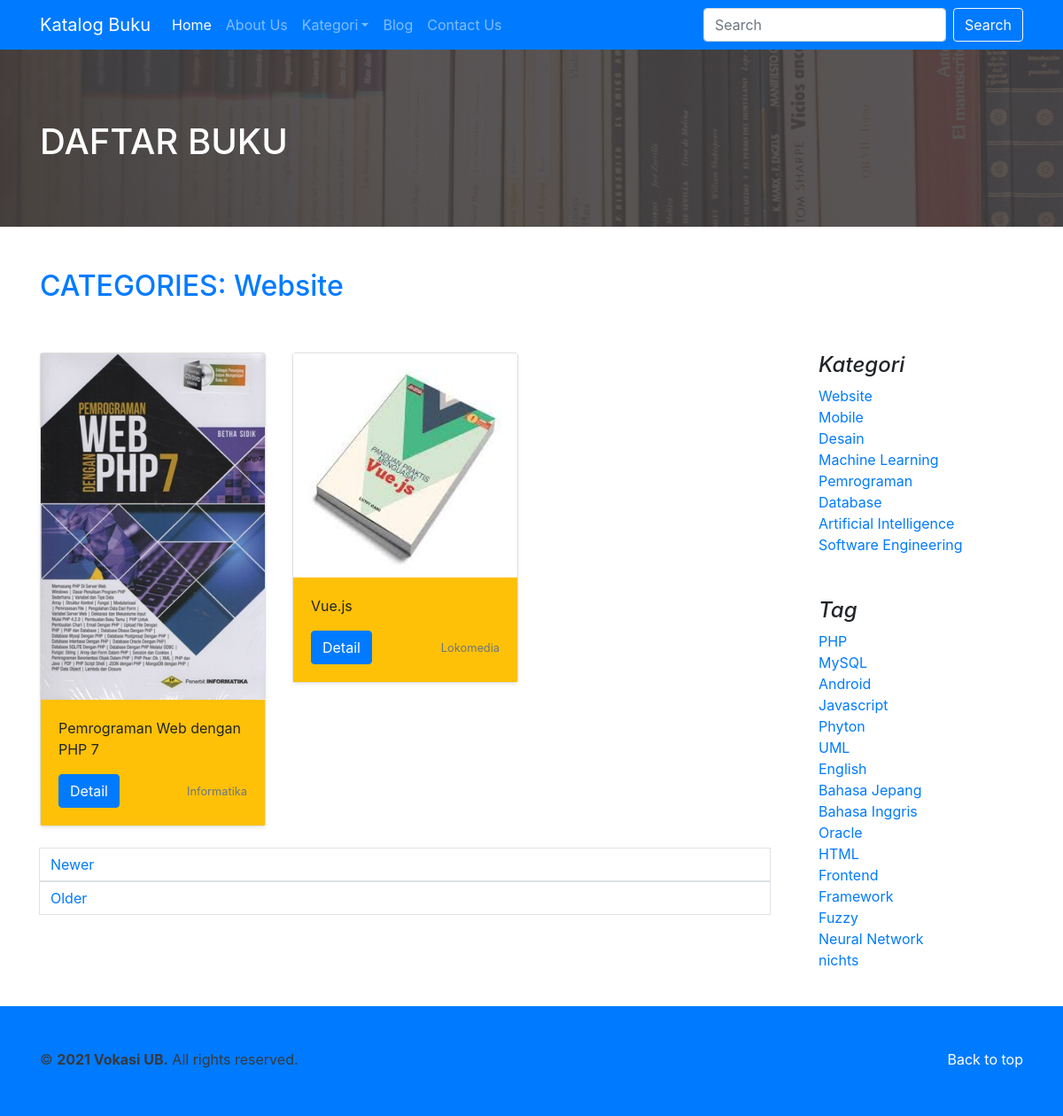
Page /index.php?include=daftar-buku-kategori&data=1 on the committed database.
### tables this page shows
CREATE TABLE `kategori_buku` (
  `id_kategori_buku` int(11) NOT NULL,
  `kategori_buku` varchar(50) DEFAULT NULL
);

CREATE TABLE `buku` (
  `id_buku` int(11) NOT NULL,
  `id_kategori_buku` int(11) DEFAULT NULL,
  `judul` varchar(255) DEFAULT NULL,
  `pengarang` varchar(255) DEFAULT NULL,
  `id_penerbit` int(11) DEFAULT NULL,
  `tahun_terbit` int(11) DEFAULT NULL,
  `sinopsis` text DEFAULT NULL,
  `cover` varchar(255) DEFAULT NULL
);

CREATE TABLE `penerbit` (
  `id_penerbit` int(11) NOT NULL,
  `penerbit` varchar(100) DEFAULT NULL,
  `alamat` text DEFAULT NULL
);

CREATE TABLE `tag` (
  `id_tag` int(11) NOT NULL,
  `tag` varchar(100) DEFAULT NULL
);

### include/daftarbuku.php (the view, shortened to what this page needs)
<section id="blog-header">
  <div class="container">
    <h1 class="text-white">DAFTAR BUKU</h1>
  </div>
</section><br><br>
<?php
if (isset($_GET['data'])) {
  $id_kategori_buku = $_GET['data'];
  $sql = "SELECT `kategori_buku` FROM `kategori_buku` WHERE `id_kategori_buku` = '$id_kategori_buku'";
  $query = mysqli_query($koneksi, $sql);
  while ($data_b = mysqli_fetch_row($query)) {
    $kategori_buku = $data_b[0];
  }
?>
  <section id="katalog-item">
    <main role="main" class="container">
      <h2 class="text-primary">CATEGORIES: <?php echo $kategori_buku ?> </h2><br><br>
      <div class="row">
        <div class="col-md-9 katalog-main">
          <div class="row">
            <?php
            $batas = 2;
            if (!isset($_GET['halaman'])) {
              $posisi = 0;
            } else {
              $halaman = $_GET['halaman'];
              $posisi = ($halaman - 1) * $batas;
            }
            $sql_b = "SELECT `b`.`id_buku`, `b`.`judul`, `k`.`kategori_buku`, `p`.`penerbit`, `b`.`cover` FROM `buku` `b`
              INNER JOIN `kategori_buku` `k` ON `b`.`id_kategori_buku` = `k`.`id_kategori_buku`
              INNER JOIN `penerbit` `p` ON `b`.`id_penerbit` = `p`.`id_penerbit`
              WHERE `b`.`id_kategori_buku` = '$id_kategori_buku'";
            $sql_b .= " ORDER BY `k`.`kategori_buku` limit $posisi, $batas ";
            $query_b = mysqli_query($koneksi, $sql_b);
            while ($data_b = mysqli_fetch_row($query_b)) {
              $id_buku = $data_b[0];
              $judul = $data_b[1];
              $penerbit = $data_b[3];
              $cover = $data_b[4];
            ?>
              <div class="col-md-4">
                <div class="card mb-4 shadow-sm">
                  <img src="admin/cover/<?php echo $cover; ?>" class="img-fluid" alt="<?php echo $judul; ?>" title="<?php echo $judul; ?>">
                  <div class="card-body bg-warning">
                    <p class="card-text"> <?php echo $judul ?> </p>
                    <div class="d-flex justify-content-between align-items-center">
                      <div class="btn-group">
                        <a href="index.php?include=detail-buku&data=<?php echo $id_buku ?>" class="btn btn-primary">Detail</a>
                      </div>
                      <small class="text-muted"> <?php echo $penerbit ?> </small>
                    </div>
                  </div>
                </div>
              </div>
            <?php }
          } else if (isset($_GET['data-tag'])) {
            $id_tag = $_GET['data-tag'];
            $sql = "SELECT `tag` FROM `tag` WHERE `id_tag` = '$id_tag'";
            $query = mysqli_query($koneksi, $sql);
            while ($data_b = mysqli_fetch_row($query)) {
              $tag = $data_b[0];
            }
            ?>
            <section id="katalog-item">
              <main role="main" class="container">
                <h2 class="text-primary">TAG: <?php echo $tag ?> </h2><br><br>
                <div class="row">
                  <div class="col-md-9 katalog-main">
                    <div class="row">
                      <?php
                      $sql_b = "SELECT `b`.`id_buku`, `b`.`judul`, `k`.`kategori_buku`, `p`.`penerbit`, `b`.`cover`, `t`.`tag` FROM `buku` `b`
                                INNER JOIN `kategori_buku` `k` ON `b`.`id_kategori_buku` = `k`.`id_kategori_buku`
                                INNER JOIN `penerbit` `p` ON `b`.`id_penerbit` = `p`.`id_penerbit`
                                INNER JOIN `tag_buku` `tb` ON `b`.`id_buku` = `tb`.`id_buku`
                                INNER JOIN `tag` `t` ON `tb`.`id_tag` = `t`.`id_tag`
                                WHERE `t`.`id_tag` = '$id_tag'";
                      $sql_b .= " ORDER BY `k`.`kategori_buku` limit $posisi, $batas ";
                      $query_b = mysqli_query($koneksi, $sql_b);
                      $posisi = 1;
                      while ($data_b = mysqli_fetch_row($query_b)) {
                        $id_buku = $data_b[0];
                        $judul = $data_b[1];
                        $kategori_buku = $data_b[2];
                        $penerbit = $data_b[3];
                        $cover = $data_b[4];
                        $tag = $data_b[5];
                      ?>
                        <div class="col-md-4">
                          <div class="card mb-4 shadow-sm">
                            <img src="admin/cover/<?php echo $cover; ?>" class="img-fluid" alt="<?php echo $judul; ?>" title="<?php echo $judul; ?>">
                            <div class="card-body bg-warning">
                              <p class="card-text"> <?php echo $judul ?> </p>
                              <div class="d-flex justify-content-between align-items-center">
                                <div class="btn-group">
                                  <a href="index.php?include=detail-buku&data=<?php echo $id_buku ?>" class="btn btn-primary">Detail</a>
                                </div>
                                <small class="text-muted"> <?php echo $penerbit ?> </small>
                              </div>
                            </div>
                          </div>
                        </div>
                    <?php }
                    } ?>
                    </div>
                    <nav class="blog-pagination">
                      <?php
                      $query_jum = mysqli_query($koneksi, $sql_b);
                      $jum_data = mysqli_num_rows($query_jum);
                      $jum_halaman = ceil($jum_data / $batas);
                      if ($jum_halaman == 0) {
                        echo 'tidak ada halaman';
                      } else if ($jum_halaman == 1) {
                        echo "<a class='page-link' href='index.php?include=buku&halaman=$sebelum'>Newer</a>";
                        echo "<a class='page-link' href='index.php?include=buku&halaman=$setelah'>Older</a>";
                      } ?>
                    </nav>
                  </div>
                  <aside class="col-md-3 katalog-sidebar">
                    <div class="pl-4 pb-4">
                      <h4 class="font-italic">Kategori</h4>
                      <ol class="list-unstyled mb-0">
                        <?php
                        $sql_kat = "SELECT `id_kategori_buku`, `kategori_buku` FROM `kategori_buku` ";
                        $query_kat = mysqli_query($koneksi, $sql_kat);
                        while ($data_kat = mysqli_fetch_row($query_kat)) {
                          $id_kategori_buku = $data_kat[0];
                          $kategori_buku = $data_kat[1];
                        ?>
                          <li><a href="index.php?include=daftar-buku-kategori&data=<?php echo $id_kategori_buku ?>"> <?php echo $kategori_buku ?> </a></li>
                        <?php } ?>
                    </div>
                    <div class="p-4">
                      <h4 class="font-italic">Tag</h4>
                      <ol class="list-unstyled">
                        <?php
                        $sql_tag = "SELECT `id_tag`, `tag` FROM `tag`";
                        $query_tag = mysqli_query($koneksi, $sql_tag);
                        while ($data_tag = mysqli_fetch_row($query_tag)) {
                          $id_tag = $data_tag[0];
                          $tag = $data_tag[1];
                        ?>
                          <li><a href="index.php?include=daftar-buku-tag&data-tag=<?php echo $id_tag ?>"> <?php echo $tag ?> </a></li>
                        <?php } ?>
                      </ol>
                    </div>
                  </aside>
                </div>
              </main>
            </section>

### rows in the picture
kategori_buku: kategori_buku "Website"
buku: cover (picture), judul "Pemrograman Web dengan PHP 7", id_penerbit.penerbit "Informatika"
buku: cover (picture), judul "Vue.js", id_penerbit.penerbit "Lokomedia"
kategori_buku: kategori_buku "Mobile"
kategori_buku: kategori_buku "Desain"
kategori_buku: kategori_buku "Machine Learning"
kategori_buku: kategori_buku "Pemrograman"
kategori_buku: kategori_buku "Database"
kategori_buku: kategori_buku "Artificial Intelligence"
kategori_buku: kategori_buku "Software Engineering"
tag: tag "PHP"
tag: tag "MySQL"
tag: tag "Android"
tag: tag "Javascript"
tag: tag "Phyton"
tag: tag "UML"
tag: tag "English"
tag: tag "Bahasa Jepang"
tag: tag "Bahasa Inggris"
tag: tag "Oracle"
tag: tag "HTML"
tag: tag "Frontend"
tag: tag "Framework"
tag: tag "Fuzzy"
tag: tag "Neural Network"
tag: tag "nichts"
